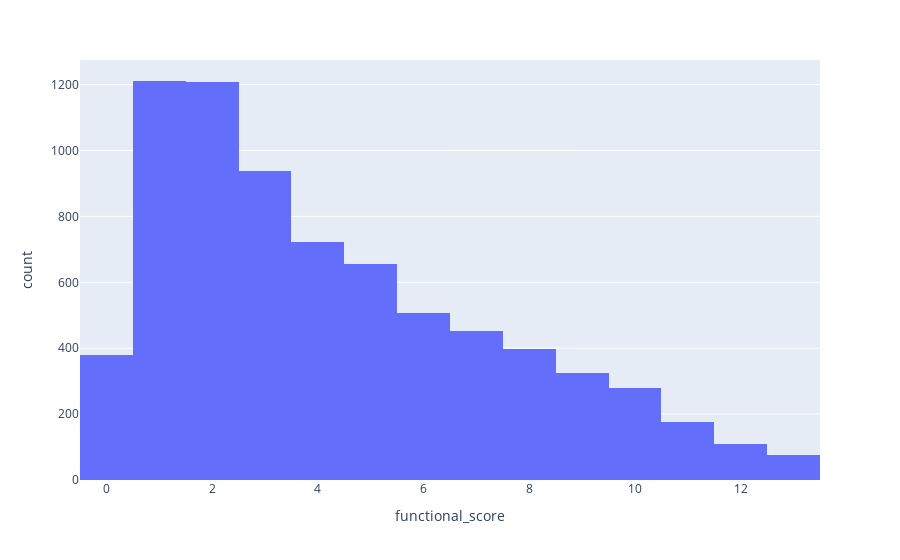

The cell this chart's notebook holds for it:
### Code cell
import plotly.express as px
df = px.data.tips()
fig = px.histogram(data, x="functional_score")
fig.show()

### Figure 1 — Plotly figure (JSON) as saved in the notebook; plotly's stock layout.template omitted (floating-point values rounded to 4 significant figures; data arrays with more than 128 entries replaced by an {"elided": "..."} marker saying what was removed)
{"data": [{"alignmentgroup": "True", "bingroup": "x", "hovertemplate": "functional_score=%{x}<br>count=%{y}<extra></extra>", "legendgroup": "", "marker": {"color": "#636efa"}, "name": "", "offsetgroup": "", "orientation": "v", "showlegend": false, "type": "histogram", "x": {"elided": "7436 int values"}, "xaxis": "x", "yaxis": "y"}], "layout": {"barmode": "relative", "legend": {"tracegroupgap": 0}, "margin": {"t": 60}, "xaxis": {"anchor": "y", "domain": [0, 1], "title": {"text": "functional_score"}}, "yaxis": {"anchor": "x", "domain": [0, 1], "title": {"text": "count"}}}}
